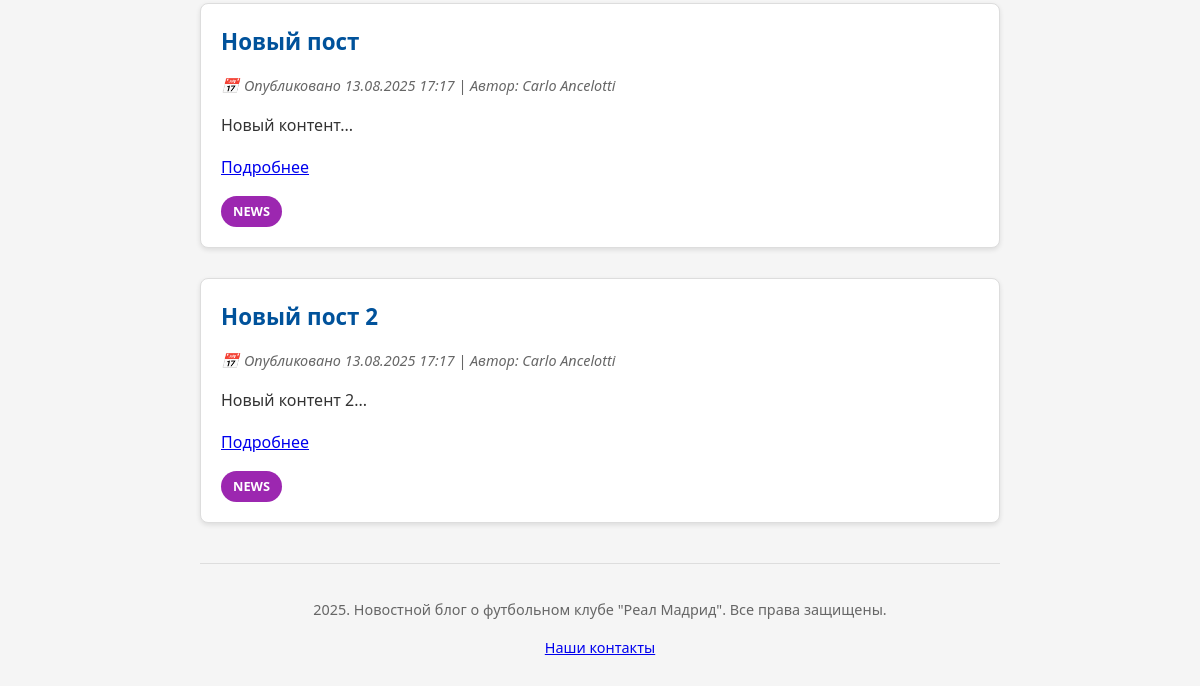
The app's page /posts/ (lower part), older data.
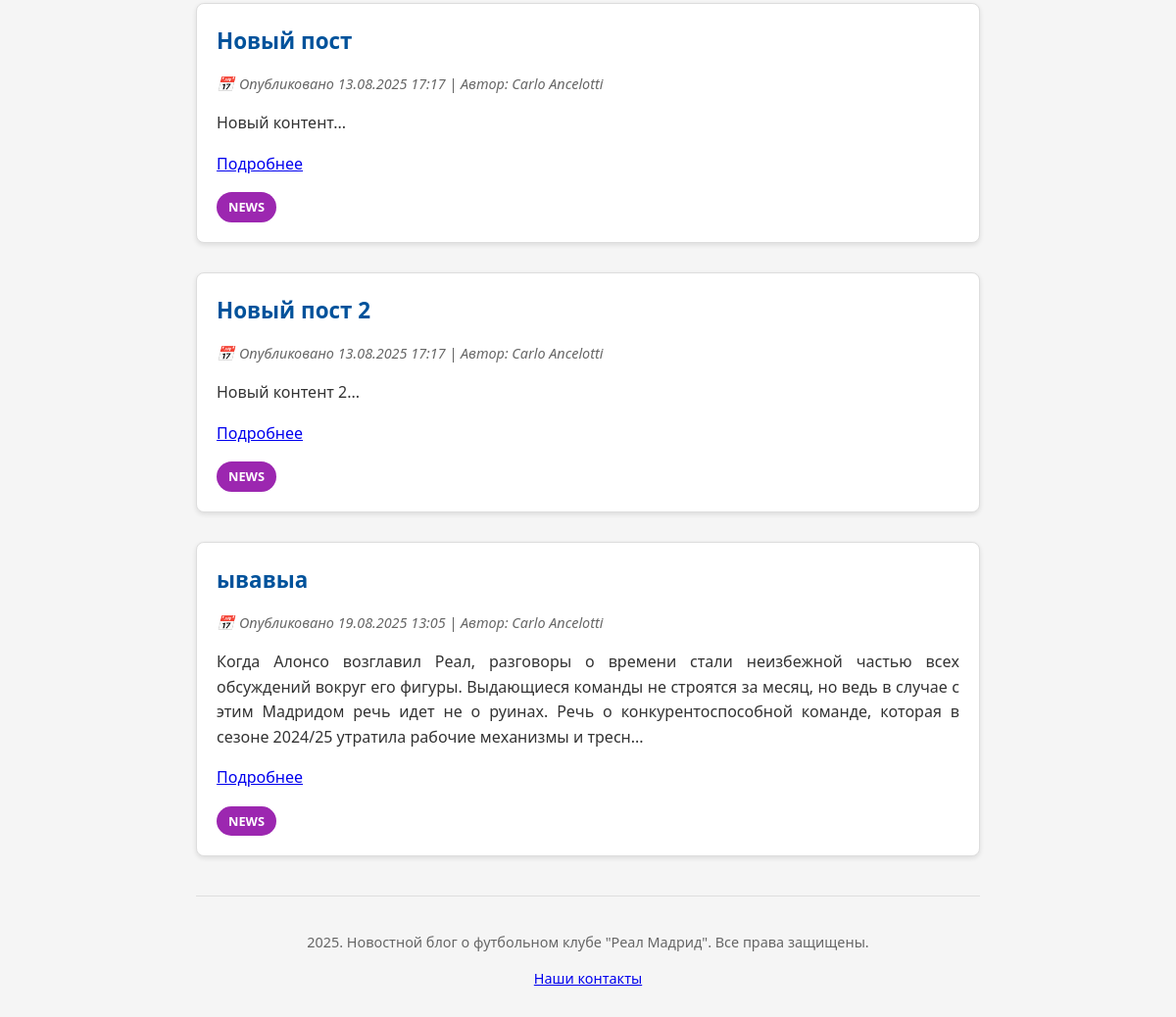
The same page, newer data.
### models/post.py (models this page shows)
class Post(Base):
    __tablename__ = 'posts'
    id = Column(Integer, primary_key=True, autoincrement=True)
    title = Column(String, nullable=False, unique=True)
    content = Column(Text, nullable=False)
    datetime = Column(DateTime, nullable=False)
    user_id = Column(Integer, ForeignKey('users.id'), nullable=False)
    user = relationship('User', back_populates='posts')
    tags = relationship('Tag', secondary=post_tags, back_populates='posts')

### models/user.py (models this page shows)
class User(Base):
    __tablename__ = 'users'
    id = Column(Integer, primary_key=True)
    name = Column(String, nullable=False)
    posts = relationship('Post', back_populates='user')

### models/tag.py (models this page shows)
class Tag(Base):
    __tablename__ = 'tags'
    id = Column(Integer, primary_key=True)
    name = Column(String, nullable=False, unique=True)
    posts = relationship('Post', secondary=post_tags, back_populates='tags')

### routers/post_router.py (the view)
@router.get("/", response_class=HTMLResponse)
def get_posts_endpoint(request: Request, skip: int = 0, limit: int = 100, db: Session = Depends(get_db)):
    posts = get_posts(db=db, skip=skip, limit=limit)
    return templates.TemplateResponse("index.html", {"request": request, "posts": posts})

### templates/index.html (shortened to what this page needs)
<!DOCTYPE html>
<html lang="ru">
<head>
    <link rel="stylesheet" href="{{ url_for('static', path='/css/style-main.css') }}">
</head>
<body>
<main>
    {% for post in posts %}
    <article class="post">
        <h3 class="post-title">{{ post.title }}</h3>
        <p class="post-meta">Опубликовано {{ post.datetime.strftime('%d.%m.%Y %H:%M') }} | Автор: {{ post.user.name }}</p>
        <div class="post-content">
            <p>{{ post.content[:300] }}...</p>
            <p>
                <a href="/posts/{{ post.id }}">Подробнее</a>
            </p>
        </div>
        <div class="tags">
            {% for tag in post.tags %}
                <span class="tag tag-{{ tag.name|lower }}">{{ tag.name }}</span>
            {% endfor %}
        </div>
    </article>
    {% endfor %}
</main>
<footer>
    <p>2025. Новостной блог о футбольном клубе "Реал Мадрид". Все права защищены.</p>
    <p><a href="/contacts">Наши контакты</a></p>
</footer>
</body>
</html>

### static/css/style-main.css (style rules this page uses)
body { font-family: 'Segoe UI', Tahoma, Geneva, Verdana, sans-serif; line-height: 1.6; color: #333; max-width: 800px; margin: 0 auto; padding: 20px; background-color: #f5f5f5; }
.post { background: white; border: 1px solid #ddd; padding: 20px; margin-bottom: 30px; border-radius: 8px; box-shadow: 0 2px 5px rgba(0,0,0,0.1); transition: transform 0.3s ease, box-shadow 0.3s ease; }
.post-title { color: #00529b; font-size: 1.4em; margin-top: 0; margin-bottom: 10px; }
.post-meta { color: #666; font-style: italic; font-size: 0.9em; margin-bottom: 15px; display: flex; align-items: center; }
.post-meta::before { content: "📅"; margin-right: 5px; }
.post-content { margin-bottom: 15px; text-align: justify; }
.tags { margin-top: 15px; display: flex; flex-wrap: wrap; gap: 5px; }
.tag { display: inline-block; background: #00529b; color: white; padding: 5px 12px; border-radius: 20px; font-size: 0.8em; font-weight: bold; text-transform: uppercase; }
.tag-news { background: #9C27B0; }
footer { text-align: center; margin-top: 40px; padding-top: 20px; border-top: 1px solid #ddd; color: #666; font-size: 0.9em; }

Row changes from the older to the newer data that the page shows:
added Post: title "ывавыа", datetime "19.08.2025 13:05", user.name "Carlo Ancelotti", content "Когда Алонсо возглавил Реал, разговоры о времени стали неизбежной частью всех обсуждений вокруг его фигуры. Выдающиеся команды не строятся за месяц, но ведь в случае с этим Мадридом речь идет не о руинах. Речь о конкурентоспособной команде, которая в сезоне 2024/25 утратила рабочие механизмы и тресн", Tag (name "NEWS")
